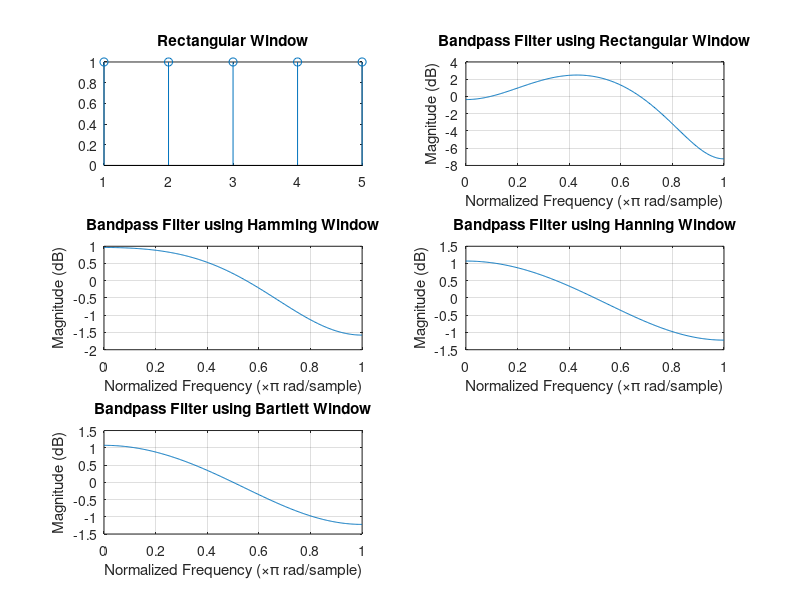

Recreate this plot in MATLAB.
clc;
clear all;
close all;

% Bandpass Filter Design using different windows

% Define cutoff frequencies for Bandpass Filter
wc1 = 0.2 * pi;  % Lower cutoff frequency (normalized to pi)
wc2 = 0.5 * pi;  % Upper cutoff frequency (normalized to pi)

% Filter order input
N = input('Enter the filter order (N):');
alpha = (N-1)/2;

% Small epsilon to avoid division by zero at n = alpha
eps = 0.001;

% Time indices for impulse response
n = 0:N-1;

% Ideal Bandpass Filter Impulse Response (hd)
hd = ((sin(wc2*(n-alpha)) - sin(wc1*(n-alpha))) + eps) ./ (pi*(n-alpha)+eps);

% Rectangular Window
wr_b = boxcar(N);
hn_rect = hd .* wr_b';  % Applying window to impulse response

% Frequency response for Rectangular Window
w = 0:0.01:pi;
h_rect = freqz(hn_rect, 1, w);

% Plot Rectangular Window and its Frequency Response
figure;
subplot(3, 2, 1);
stem(wr_b);
title('Rectangular Window');

subplot(3, 2, 2);
plot(w/pi, 20*log10(abs(h_rect)));
title('Bandpass Filter using Rectangular Window');
xlabel('Normalized Frequency (\times\pi rad/sample)');
ylabel('Magnitude (dB)');
grid on;

% Hamming Window
wr_hm = hamming(N);
hn_hm = hd .* wr_hm';  % Applying Hamming window

% Frequency response for Hamming Window
h_hm = freqz(hn_hm, 1, w);

% Plot Hamming Window and its Frequency Response
subplot(3, 2, 3);
plot(w/pi, 20*log10(abs(h_hm)));
title('Bandpass Filter using Hamming Window');
xlabel('Normalized Frequency (\times\pi rad/sample)');
ylabel('Magnitude (dB)');
grid on;

% Hanning Window
wr_hn = hanning(N);
hn_hn = hd .* wr_hn';  % Applying Hanning window

% Frequency response for Hanning Window
h_hn = freqz(hn_hn, 1, w);

% Plot Hanning Window and its Frequency Response
subplot(3, 2, 4);
plot(w/pi, 20*log10(abs(h_hn)));
title('Bandpass Filter using Hanning Window');
xlabel('Normalized Frequency (\times\pi rad/sample)');
ylabel('Magnitude (dB)');
grid on;

% Bartlett Window
wr_bart = bartlett(N);
hn_bart = hd .* wr_bart';  % Applying Bartlett window

% Frequency response for Bartlett Window
h_bart = freqz(hn_bart, 1, w);

% Plot Bartlett Window and its Frequency Response
subplot(3, 2, 5);
plot(w/pi, 20*log10(abs(h_bart)));
title('Bandpass Filter using Bartlett Window');
xlabel('Normalized Frequency (\times\pi rad/sample)');
ylabel('Magnitude (dB)');
grid on;
